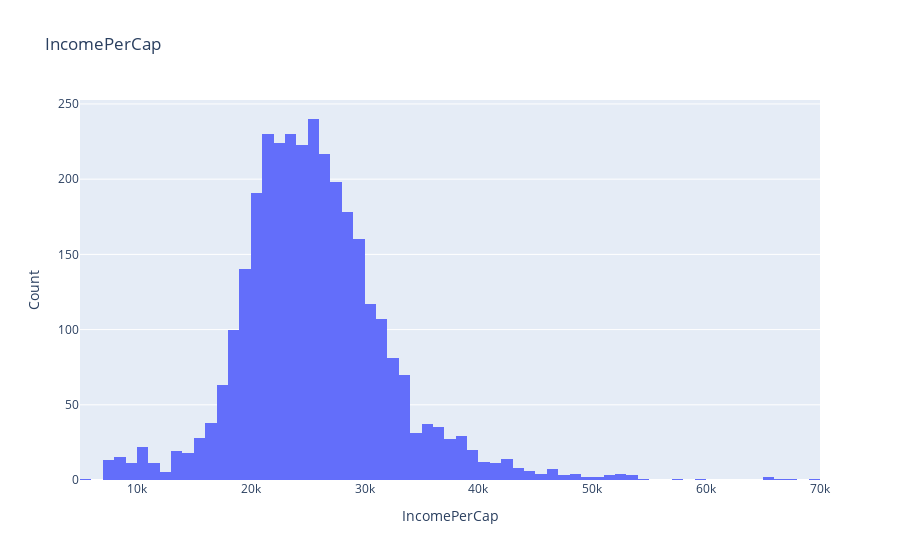

Notebook code cell kept with this figure:
### Code cell
#Casey

# Import statements and some very minor data exploration

import pandas as pd
import numpy as np
import seaborn as sns
import matplotlib.pyplot as plt
import plotly.express as px
import math
# sns.set_theme()
og_df = pd.read_csv('archive/acs2017_county_data.csv')
# df.describe()

# plt.hist(og_df['Income'], bins=100)

ystr = "Count"
xstr = "IncomePerCap"

wfh_v_private = px.histogram(og_df, x=xstr, title=xstr).update_layout(yaxis_title=ystr, xaxis_title=xstr)
wfh_v_private
# og_df.columns
# og_df.head()

### Figure 1 — Plotly figure (JSON) as saved in the notebook; plotly's stock layout.template omitted (floating-point values rounded to 4 significant figures; data arrays with more than 128 entries replaced by an {"elided": "..."} marker saying what was removed)
{"data": [{"alignmentgroup": "True", "bingroup": "x", "hovertemplate": "IncomePerCap=%{x}<br>count=%{y}<extra></extra>", "legendgroup": "", "marker": {"color": "#636efa", "pattern": {"shape": ""}}, "name": "", "offsetgroup": "", "orientation": "v", "showlegend": false, "type": "histogram", "x": {"elided": "3220 int values"}, "xaxis": "x", "yaxis": "y"}], "layout": {"autosize": true, "barmode": "relative", "legend": {"tracegroupgap": 0}, "title": {"text": "IncomePerCap"}, "xaxis": {"anchor": "y", "autorange": true, "domain": [0, 1], "range": [5000.0, 70000.0], "title": {"text": "IncomePerCap"}, "type": "linear"}, "yaxis": {"anchor": "x", "autorange": true, "domain": [0, 1], "range": [0, 252.6], "title": {"text": "Count"}}}}
